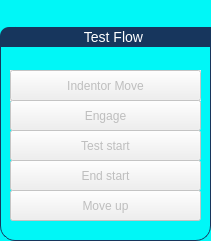
    <widget class="QGroupBox" name="TestFlow_gropbox">
     <property name="geometry">
      <rect>
       <x>20</x>
       <y>0</y>
       <width>211</width>
       <height>241</height>
      </rect>
     </property>
     <property name="palette">
      <palette>
       <active>
        <colorrole role="WindowText">
         <brush brushstyle="SolidPattern">
          <color alpha="255">
           <red>0</red>
           <green>0</green>
           <blue>0</blue>
          </color>
         </brush>
        </colorrole>
        <colorrole role="Button">
         <brush brushstyle="SolidPattern">
          <color alpha="255">
           <red>0</red>
           <green>247</green>
           <blue>247</blue>
          </color>
         </brush>
        </colorrole>
        <colorrole role="Light">
         <brush brushstyle="SolidPattern">
          <color alpha="255">
           <red>115</red>
           <green>255</green>
           <blue>255</blue>
          </color>
         </brush>
        </colorrole>
        <colorrole role="Midlight">
         <brush brushstyle="SolidPattern">
          <color alpha="255">
           <red>57</red>
           <green>251</green>
           <blue>251</blue>
          </color>
         </brush>
        </colorrole>
        <colorrole role="Dark">
         <brush brushstyle="SolidPattern">
          <color alpha="255">
           <red>0</red>
           <green>123</green>
           <blue>123</blue>
          </color>
         </brush>
        </colorrole>
        <colorrole role="Mid">
         <brush brushstyle="SolidPattern">
          <color alpha="255">
           <red>0</red>
           <green>165</green>
           <blue>165</blue>
          </color>
         </brush>
        </colorrole>
        <colorrole role="Text">
         <brush brushstyle="SolidPattern">
          <color alpha="255">
           <red>0</red>
           <green>0</green>
           <blue>0</blue>
          </color>
         </brush>
        </colorrole>
        <colorrole role="BrightText">
         <brush brushstyle="SolidPattern">
          <color alpha="255">
           <red>255</red>
           <green>255</green>
           <blue>255</blue>
          </color>
         </brush>
        </colorrole>
        <colorrole role="ButtonText">
         <brush brushstyle="SolidPattern">
          <color alpha="255">
           <red>0</red>
           <green>0</green>
           <blue>0</blue>
          </color>
         </brush>
        </colorrole>
        <colorrole role="Base">
         <brush brushstyle="SolidPattern">
          <color alpha="255">
           <red>255</red>
           <green>255</green>
           <blue>255</blue>
          </color>
         </brush>
        </colorrole>
        <colorrole role="Window">
         <brush brushstyle="SolidPattern">
          <color alpha="255">
           <red>0</red>
           <green>247</green>
           <blue>247</blue>
          </color>
         </brush>
        </colorrole>
        <colorrole role="Shadow">
         <brush brushstyle="SolidPattern">
          <color alpha="255">
           <red>0</red>
           <green>0</green>
           <blue>0</blue>
          </color>
         </brush>
        </colorrole>
        <colorrole role="AlternateBase">
         <brush brushstyle="SolidPattern">
          <color alpha="255">
           <red>127</red>
           <green>251</green>
           <blue>251</blue>
          </color>
         </brush>
        </colorrole>
        <colorrole role="ToolTipBase">
         <brush brushstyle="SolidPattern">
          <color alpha="255">
           <red>255</red>
           <green>255</green>
           <blue>220</blue>
          </color>
         </brush>
        </colorrole>
        <colorrole role="ToolTipText">
         <brush brushstyle="SolidPattern">
          <color alpha="255">
           <red>0</red>
           <green>0</green>
           <blue>0</blue>
          </color>
         </brush>
        </colorrole>
       </active>
       <inactive>
        <colorrole role="WindowText">
         <brush brushstyle="SolidPattern">
          <color alpha="255">
           <red>0</red>
           <green>0</green>
           <blue>0</blue>
          </color>
         </brush>
        </colorrole>
        <colorrole role="Button">
         <brush brushstyle="SolidPattern">
          <color alpha="255">
           <red>0</red>
           <green>247</green>
           <blue>247</blue>
          </color>
         </brush>
        </colorrole>
        <colorrole role="Light">
         <brush brushstyle="SolidPattern">
          <color alpha="255">
           <red>115</red>
           <green>255</green>
           <blue>255</blue>
          </color>
         </brush>
        </colorrole>
        <colorrole role="Midlight">
         <brush brushstyle="SolidPattern">
          <color alpha="255">
           <red>57</red>
           <green>251</green>
           <blue>251</blue>
          </color>
         </brush>
        </colorrole>
        <colorrole role="Dark">
         <brush brushstyle="SolidPattern">
          <color alpha="255">
           <red>0</red>
           <green>123</green>
           <blue>123</blue>
          </color>
         </brush>
        </colorrole>
        <colorrole role="Mid">
         <brush brushstyle="SolidPattern">
          <color alpha="255">
           <red>0</red>
           <green>165</green>
           <blue>165</blue>
          </color>
         </brush>
        </colorrole>
        <colorrole role="Text">
         <brush brushstyle="SolidPattern">
          <color alpha="255">
           <red>0</red>
           <green>0</green>
           <blue>0</blue>
          </color>
         </brush>
        </colorrole>
        <colorrole role="BrightText">
         <brush brushstyle="SolidPattern">
          <color alpha="255">
           <red>255</red>
           <green>255</green>
           <blue>255</blue>
          </color>
         </brush>
        </colorrole>
        <colorrole role="ButtonText">
         <brush brushstyle="SolidPattern">
          <color alpha="255">
           <red>0</red>
           <green>0</green>
           <blue>0</blue>
          </color>
         </brush>
        </colorrole>
        <colorrole role="Base">
         <brush brushstyle="SolidPattern">
          <color alpha="255">
           <red>255</red>
           <green>255</green>
           <blue>255</blue>
          </color>
         </brush>
        </colorrole>
        <colorrole role="Window">
         <brush brushstyle="SolidPattern">
          <color alpha="255">
           <red>0</red>
           <green>247</green>
           <blue>247</blue>
          </color>
         </brush>
        </colorrole>
        <colorrole role="Shadow">
         <brush brushstyle="SolidPattern">
          <color alpha="255">
           <red>0</red>
           <green>0</green>
           <blue>0</blue>
          </color>
         </brush>
        </colorrole>
        <colorrole role="AlternateBase">
         <brush brushstyle="SolidPattern">
          <color alpha="255">
           <red>127</red>
           <green>251</green>
           <blue>251</blue>
          </color>
         </brush>
        </colorrole>
        <colorrole role="ToolTipBase">
         <brush brushstyle="SolidPattern">
          <color alpha="255">
           <red>255</red>
           <green>255</green>
           <blue>220</blue>
          </color>
         </brush>
        </colorrole>
        <colorrole role="ToolTipText">
         <brush brushstyle="SolidPattern">
          <color alpha="255">
           <red>0</red>
           <green>0</green>
           <blue>0</blue>
          </color>
         </brush>
        </colorrole>
       </inactive>
       <disabled>
        <colorrole role="WindowText">
         <brush brushstyle="SolidPattern">
          <color alpha="255">
           <red>0</red>
           <green>123</green>
           <blue>123</blue>
          </color>
         </brush>
        </colorrole>
        <colorrole role="Button">
         <brush brushstyle="SolidPattern">
          <color alpha="255">
           <red>0</red>
           <green>247</green>
           <blue>247</blue>
          </color>
         </brush>
        </colorrole>
        <colorrole role="Light">
         <brush brushstyle="SolidPattern">
          <color alpha="255">
           <red>115</red>
           <green>255</green>
           <blue>255</blue>
          </color>
         </brush>
        </colorrole>
        <colorrole role="Midlight">
         <brush brushstyle="SolidPattern">
          <color alpha="255">
           <red>57</red>
           <green>251</green>
           <blue>251</blue>
          </color>
         </brush>
        </colorrole>
        <colorrole role="Dark">
         <brush brushstyle="SolidPattern">
          <color alpha="255">
           <red>0</red>
           <green>123</green>
           <blue>123</blue>
          </color>
         </brush>
        </colorrole>
        <colorrole role="Mid">
         <brush brushstyle="SolidPattern">
          <color alpha="255">
           <red>0</red>
           <green>165</green>
           <blue>165</blue>
          </color>
         </brush>
        </colorrole>
        <colorrole role="Text">
         <brush brushstyle="SolidPattern">
          <color alpha="255">
           <red>0</red>
           <green>123</green>
           <blue>123</blue>
          </color>
         </brush>
        </colorrole>
        <colorrole role="BrightText">
         <brush brushstyle="SolidPattern">
          <color alpha="255">
           <red>255</red>
           <green>255</green>
           <blue>255</blue>
          </color>
         </brush>
        </colorrole>
        <colorrole role="ButtonText">
         <brush brushstyle="SolidPattern">
          <color alpha="255">
           <red>0</red>
           <green>123</green>
           <blue>123</blue>
          </color>
         </brush>
        </colorrole>
        <colorrole role="Base">
         <brush brushstyle="SolidPattern">
          <color alpha="255">
           <red>0</red>
           <green>247</green>
           <blue>247</blue>
          </color>
         </brush>
        </colorrole>
        <colorrole role="Window">
         <brush brushstyle="SolidPattern">
          <color alpha="255">
           <red>0</red>
           <green>247</green>
           <blue>247</blue>
          </color>
         </brush>
        </colorrole>
        <colorrole role="Shadow">
         <brush brushstyle="SolidPattern">
          <color alpha="255">
           <red>0</red>
           <green>0</green>
           <blue>0</blue>
          </color>
         </brush>
        </colorrole>
        <colorrole role="AlternateBase">
         <brush brushstyle="SolidPattern">
          <color alpha="255">
           <red>0</red>
           <green>247</green>
           <blue>247</blue>
          </color>
         </brush>
        </colorrole>
        <colorrole role="ToolTipBase">
         <brush brushstyle="SolidPattern">
          <color alpha="255">
           <red>255</red>
           <green>255</green>
           <blue>220</blue>
          </color>
         </brush>
        </colorrole>
        <colorrole role="ToolTipText">
         <brush brushstyle="SolidPattern">
          <color alpha="255">
           <red>0</red>
           <green>0</green>
           <blue>0</blue>
          </color>
         </brush>
        </colorrole>
       </disabled>
      </palette>
     </property>
     <property name="autoFillBackground">
      <bool>false</bool>
     </property>
     <property name="styleSheet">
      <string notr="true">QGroupBox {
border: 1px solid gray;
border-color: #FF17365D;
margin-top: 27px;
font-size: 14px;
border-radius: 15px;
}
QGroupBox::title {
border-top-left-radius: 9px;
border-top-right-radius: 9px;
padding: 2px 82px;
background-color: #FF17365D;
color: rgb(255, 255, 255);
}</string>
     </property>
     <property name="title">
      <string>Test Flow</string>
     </property>
     <property name="flat">
      <bool>true</bool>
     </property>
     <widget class="QPushButton" name="Indentor_move_testflow">
      <property name="enabled">
       <bool>false</bool>
      </property>
      <property name="geometry">
       <rect>
        <x>10</x>
        <y>70</y>
        <width>191</width>
        <height>31</height>
       </rect>
      </property>
      <property name="autoFillBackground">
       <bool>true</bool>
      </property>
      <property name="text">
       <string>Indentor Move</string>
      </property>
      <property name="checkable">
       <bool>true</bool>
      </property>
      <property name="autoDefault">
       <bool>false</bool>
      </property>
      <property name="default">
       <bool>false</bool>
      </property>
      <property name="flat">
       <bool>false</bool>
      </property>
     </widget>
     <widget class="QPushButton" name="Engage_testflow">
      <property name="enabled">
       <bool>false</bool>
      </property>
      <property name="geometry">
       <rect>
        <x>10</x>
        <y>100</y>
        <width>191</width>
        <height>31</height>
       </rect>
      </property>
      <property name="text">
       <string>Engage</string>
      </property>
     </widget>
     <widget class="QPushButton" name="Test_start_testflow">
      <property name="enabled">
       <bool>false</bool>
      </property>
      <property name="geometry">
       <rect>
        <x>10</x>
        <y>130</y>
        <width>191</width>
        <height>31</height>
       </rect>
      </property>
      <property name="text">
       <string>Test start</string>
      </property>
     </widget>
     <widget class="QPushButton" name="End_start_testflow">
      <property name="enabled">
       <bool>false</bool>
      </property>
      <property name="geometry">
       <rect>
        <x>10</x>
        <y>160</y>
        <width>191</width>
        <height>31</height>
       </rect>
      </property>
      <property name="text">
       <string>End start</string>
      </property>
     </widget>
     <widget class="QPushButton" name="Move_up_testflow">
      <property name="enabled">
       <bool>false</bool>
      </property>
      <property name="geometry">
       <rect>
        <x>10</x>
        <y>190</y>
        <width>191</width>
        <height>31</height>
       </rect>
      </property>
      <property name="text">
       <string>Move up</string>
      </property>
     </widget>
    </widget>
